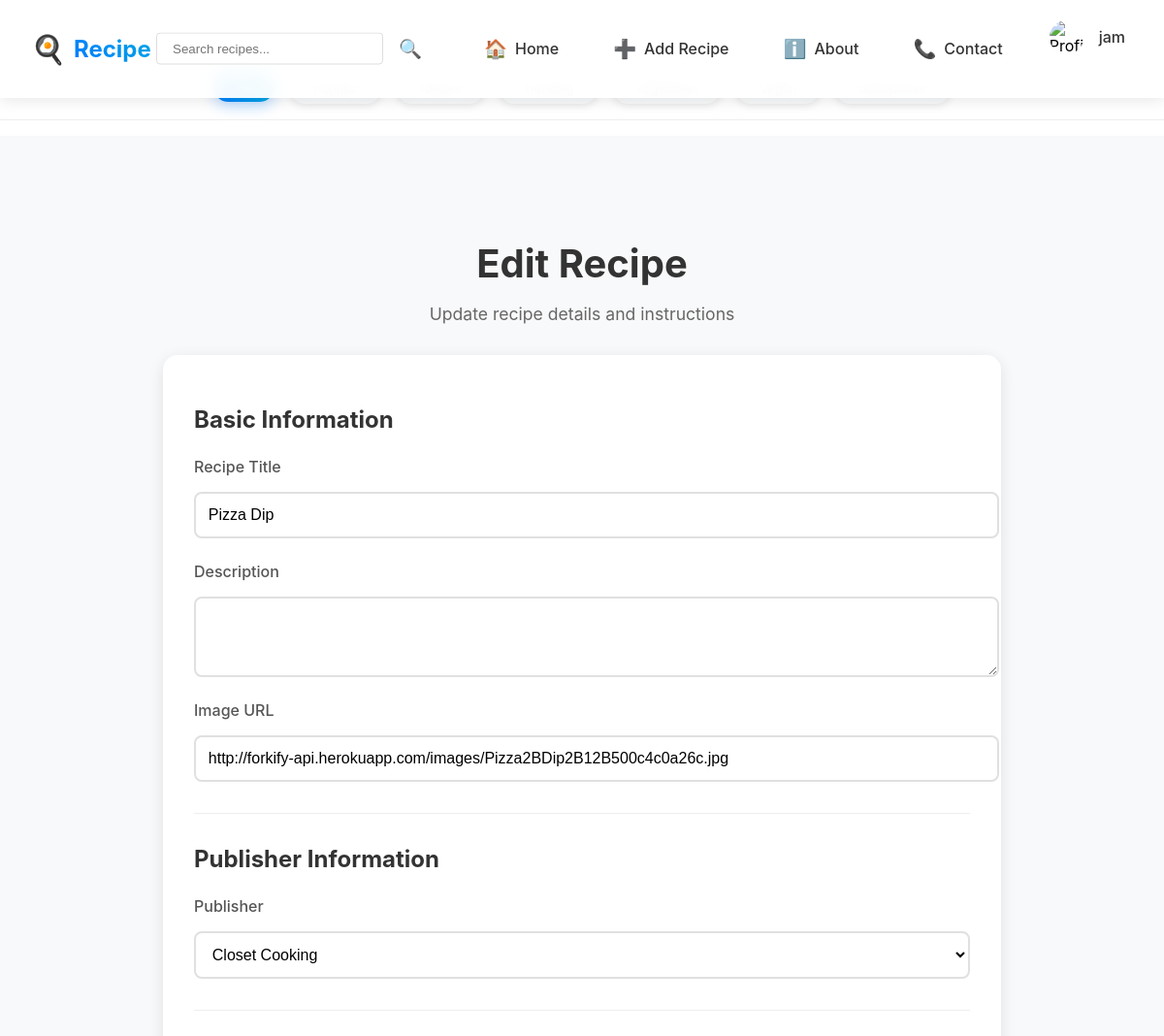
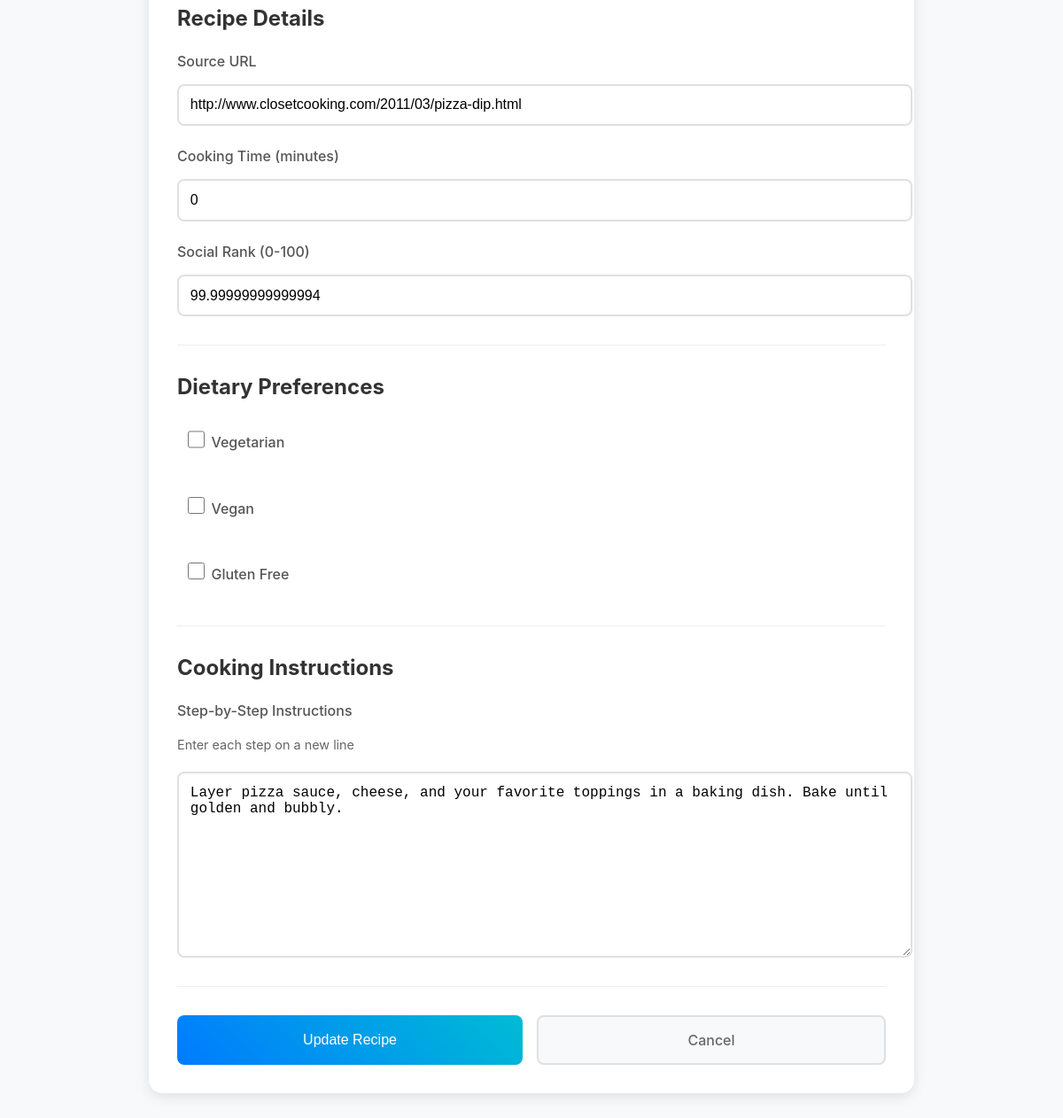
The app's page /recipe/3/edit/ (signed in) with its own data (2 pictures, top to bottom).
### app/models.py (models this page shows, shortened)
class User(AbstractUser):
    profile_picture = models.ImageField(upload_to='profile_pics/', null=True, blank=True)
    role = models.ForeignKey(Role, on_delete=models.CASCADE)
    objects = CustomUserManager()
    @property
    def profile_picture_url(self):
        if self.profile_picture and hasattr(self.profile_picture, 'url'):
            return self.profile_picture.url
        return '/static/assets/image.jpg'

class Recipe(models.Model):
    title = models.CharField(max_length=100)
    source_url = models.CharField(max_length=255)
    social_rank = models.FloatField()
    image_url = models.CharField(max_length=255)
    recipe_id = models.CharField(max_length=100)
    publisher = models.ForeignKey(Publisher, on_delete=models.CASCADE)
    created_by = models.ForeignKey(User, on_delete=models.CASCADE)
    created_at = models.DateTimeField(default=timezone.now)
    updated_at = models.DateTimeField(auto_now=True)
    is_vegetarian = models.BooleanField(default=False)
    is_vegan = models.BooleanField(default=False)
    is_gluten_free = models.BooleanField(default=False)
    cooking_time = models.IntegerField(default=0)
    description = models.TextField(blank=True)
    class Meta:
        ordering = ['-created_at']

class Publisher(models.Model):
    publisher_name = models.CharField(max_length=100)
    publisher_url = models.CharField(max_length=255)

class RecipeMethod(models.Model):
    recipe = models.ForeignKey(Recipe, on_delete=models.CASCADE, related_name='methods')
    step_number = models.IntegerField()
    instruction = models.TextField()
    class Meta:
        ordering = ['step_number']

### app/views.py (the view, shortened to what this page needs)
# urls.py: path('recipe/<int:recipe_id>/edit/', views.edit_recipe, name='edit_recipe'),
@login_required
@admin_required
def edit_recipe(request, recipe_id):
    recipe = get_object_or_404(Recipe, id=recipe_id)
    publishers = Publisher.objects.all()
    methods = recipe.methods.all().order_by('step_number')
    return render(request, 'edit-recipe.html', {
        'recipe': recipe,
        'publishers': publishers,
        'methods': methods
    })

### app/views.py (called while the page is built)
def admin_required(view_func):
    @wraps(view_func)
    def _wrapped_view(request, *args, **kwargs):
        if not request.user.is_authenticated or not request.user.role.role_name == 'admin':
            messages.error(request, 'You do not have permission to access this page.')
            return redirect('home')
        return view_func(request, *args, **kwargs)
    return _wrapped_view

### templates/edit-recipe.html (shortened to what this page needs)
{% extends 'base.html' %}
{% load static %}
{% block extra_css %}
<link rel="stylesheet" href="{% static 'css/index.css' %}">
<link rel="stylesheet" href="{% static 'css/common.css' %}">
<link rel="stylesheet" href="{% static 'css/App.css' %}">
<link rel="stylesheet" href="{% static 'css/components/NavBar.css' %}">
<link rel="stylesheet" href="{% static 'css/pages/AddRecipe.css' %}">
{% endblock %}
{% block content %}
<div class="edit-recipe-container">
    <div class="edit-recipe-header">
        <h1>Edit Recipe</h1>
        <p class="subtitle">Update recipe details and instructions</p>
    </div>
    <form method="post" class="edit-recipe-form">
        <div class="form-section">
            <h2>Basic Information</h2>
            <div class="form-group">
                <label for="title">Recipe Title</label>
                <input type="text" id="title" name="title" value="{{ recipe.title }}" required>
            </div>
            <div class="form-group">
                <label for="description">Description</label>
                <textarea id="description" name="description" rows="3" required>{{ recipe.description }}</textarea>
            </div>
            <div class="form-group">
                <label for="image_url">Image URL</label>
                <input type="url" id="image_url" name="image_url" value="{{ recipe.image_url }}" required>
            </div>
        </div>
        <div class="form-section">
            <h2>Publisher Information</h2>
            <div class="form-group">
                <label for="publisher">Publisher</label>
                <select id="publisher" name="publisher" required>
                    {% for pub in publishers %}
                    <option value="{{ pub.id }}" {% if pub.id == recipe.publisher.id %}selected{% endif %}>
                        {{ pub.publisher_name }}
                    </option>
                    {% endfor %}
                </select>
            </div>
        </div>
        <div class="form-section">
            <h2>Recipe Details</h2>
            <div class="form-group">
                <label for="source_url">Source URL</label>
                <input type="url" id="source_url" name="source_url" value="{{ recipe.source_url }}" required>
            </div>
            <div class="form-group">
                <label for="cooking_time">Cooking Time (minutes)</label>
                <input type="number" id="cooking_time" name="cooking_time" min="0" value="{{ recipe.cooking_time }}" required>
            </div>
            <div class="form-group">
                <label for="social_rank">Social Rank (0-100)</label>
                <input type="number" id="social_rank" name="social_rank" min="0" max="100" step="0.1" value="{{ recipe.social_rank }}" required>
            </div>
        </div>
        <div class="form-section">
            <h2>Dietary Preferences</h2>
            <div class="form-group checkbox-group">
                <label class="checkbox-label">
                    <input type="checkbox" name="is_vegetarian" id="is_vegetarian" {% if recipe.is_vegetarian %}checked{% endif %}>
                    Vegetarian
                </label>
                <label class="checkbox-label">
                    <input type="checkbox" name="is_vegan" id="is_vegan" {% if recipe.is_vegan %}checked{% endif %}>
                    Vegan
                </label>
                <label class="checkbox-label">
                    <input type="checkbox" name="is_gluten_free" id="is_gluten_free" {% if recipe.is_gluten_free %}checked{% endif %}>
                    Gluten Free
                </label>
            </div>
        </div>
        <div class="form-section">
            <h2>Cooking Instructions</h2>
            <div class="form-group">
                <label for="recipe_methods">Step-by-Step Instructions</label>
                <p class="help-text">Enter each step on a new line</p>
                <textarea id="recipe_methods" name="recipe_methods" rows="10" required>{% for method in methods %}{{ method.instruction }}
{% endfor %}</textarea>
            </div>
        </div>
        <div class="form-actions">
            <button type="submit" class="submit-button">Update Recipe</button>
            <a href="{% url 'recipe_detail' recipe.id %}" class="cancel-button">Cancel</a>
        </div>
    </form>
</div>
{% endblock %}

### templates/base.html (shortened to what this page needs)
<!DOCTYPE html>
<html lang="en">
<head>
    {% load static %}
    <link rel="stylesheet" href="{% static 'css/index.css' %}">
    <link rel="stylesheet" href="{% static 'css/common.css' %}">
    <link rel="stylesheet" href="{% static 'css/App.css' %}">
    <link rel="stylesheet" href="{% static 'css/components/NavBar.css' %}">
    <link rel="stylesheet" href="{% static 'css/pages/AddRecipe.css' %}">
    <link rel="stylesheet" href="{% static 'css/pages/Login.css' %}">
    <link rel="stylesheet" href="{% static 'css/pages/Profile.css' %}">
    <link rel="stylesheet" href="{% static 'css/pages/RecipeDetail.css' %}">
    {% block extra_css %}{% endblock %}
</head>
<body>
    <nav class="navbar">
        <div class="nav-brand">
            <a href="{% url 'home' %}">
                <span class="brand-icon">🍳</span>
                <span class="brand-text">Recipe Hub</span>
            </a>
        </div>
        <div class="nav-links">
            <div class="search-container">
                <form action="{% url 'home' %}" method="get" class="search-form">
                    <input type="text" name="search" placeholder="Search recipes..." class="nav-search-input" value="{{ request.GET.search }}">
                    <button type="submit" class="search-toggle">
                        <span class="nav-icon">🔍</span>
                    </button>
                </form>
            </div>
            <a href="{% url 'home' %}" class="nav-link">
                <span class="nav-icon">🏠</span>
                <span>Home</span>
            </a>
            {% if user.is_authenticated %}
            <a href="{% url 'add_recipe' %}" class="nav-link">
                <span class="nav-icon">➕</span>
                <span>Add Recipe</span>
            </a>
            {% endif %}
            <a href="{% url 'about' %}" class="nav-link">
                <span class="nav-icon">ℹ️</span>
                <span>About</span>
            </a>
            <a href="{% url 'contact' %}" class="nav-link">
                <span class="nav-icon">📞</span>
                <span>Contact</span>
            </a>
            {% if user.is_authenticated %}
                <div class="user-profile">
                    <img src="{{ user.profile_picture_url }}" alt="Profile" class="profile-picture">
                    <span class="username">{{ user.first_name|default:user.username }}</span>
                </div>
            {% else %}
                <a href="{% url 'login' %}" class="login-button">
                    <span class="nav-icon">👤</span>
                    Login
                </a>
            {% endif %}
        </div>
    </nav>
    {% block filters %}
    <div class="filter-tags">
        <button class="filter-tag {% if not request.GET.filter %}active{% endif %}" data-filter="all">All</button>
        <button class="filter-tag {% if request.GET.filter == 'popular' %}active{% endif %}" data-filter="popular">Popular</button>
        <button class="filter-tag {% if request.GET.filter == 'recent' %}active{% endif %}" data-filter="recent">Recent</button>
        <button class="filter-tag {% if request.GET.filter == 'trending' %}active{% endif %}" data-filter="trending">Trending</button>
        <button class="filter-tag {% if request.GET.filter == 'vegetarian' %}active{% endif %}" data-filter="vegetarian">Vegetarian</button>
        <button class="filter-tag {% if request.GET.filter == 'vegan' %}active{% endif %}" data-filter="vegan">Vegan</button>
        <button class="filter-tag {% if request.GET.filter == 'gluten-free' %}active{% endif %}" data-filter="gluten-free">Gluten Free</button>
    </div>
    {% endblock %}
    {% block content %}{% endblock %}
</body>
</html>

### static/css/index.css (style rules this page uses)
body { margin: 0; font-family: -apple-system, BlinkMacSystemFont, 'Segoe UI', 'Roboto', 'Oxygen', 'Ubuntu', 'Cantarell', 'Fira Sans', 'Droid Sans', 'Helvetica Neue', sans-serif; -webkit-font-smoothing: antialiased; -moz-osx-font-smoothing: grayscale; }

### static/css/App.css (style rules this page uses)
.user-profile { display: flex; justify-content: space-between; align-items: center; margin-bottom: 1.5rem; }
.profile-picture { width: 50px; height: 50px; border-radius: 50%; object-fit: cover; }
.navbar { background: rgba(255, 255, 255, 0.95); backdrop-filter: blur(10px); padding: 0.8rem 2rem; display: flex; justify-content: space-between; align-items: center; position: fixed; top: 0; left: 0; right: 0; z-index: 1000; box-shadow: 0 2px 15px rgba(0,0,0,0.1); }
.nav-brand a { display: flex; align-items: center; gap: 0.5rem; text-decoration: none; }
.brand-icon { font-size: 1.8rem; }
.brand-text { font-size: 1.5rem; font-weight: 700; background: linear-gradient(45deg, #007bff, #00bcd4); -webkit-background-clip: text; -webkit-text-fill-color: transparent; }
.nav-link { display: flex; align-items: center; gap: 0.5rem; padding: 0.5rem 1rem; border-radius: 8px; transition: all 0.3s ease; }
.nav-icon { font-size: 1.2rem; }
.nav-links { display: flex; align-items: center; gap: 2rem; }
.nav-links a { color: #333; text-decoration: none; font-weight: 500; transition: color 0.2s; }
.search-container { position: relative; display: flex; align-items: center; }
.search-toggle { background: none; border: none; font-size: 1.2rem; cursor: pointer; padding: 0.5rem; transition: opacity 0.2s; }
.nav-search-input { position: absolute; right: 100%; top: 50%; transform: translateY(-50%); width: 0; padding: 0.5rem; border: 1px solid #ddd; border-radius: 4px; margin-right: 0.5rem; animation: slideIn 0.3s forwards; }
.nav-links { display: flex; align-items: center; gap: 1.5rem; }
.search-toggle { background: none; border: none; font-size: 1.2rem; cursor: pointer; padding: 0.5rem; transition: all 0.3s ease; }
.nav-search-input { padding: 0.8rem 1.2rem; border: 2px solid #e0e0e0; border-radius: 25px; width: 250px; transition: all 0.3s ease; background: white; }
.filter-tags { display: flex; gap: 1rem; flex-wrap: wrap; justify-content: center; }
.filter-tag { padding: 0.5rem 1.5rem; border-radius: 25px; background: #f8f9fa; cursor: pointer; transition: all 0.3s ease; }
.filter-tag:hover, .filter-tag.active { background: linear-gradient(45deg, #007bff, #00bcd4); color: white; transform: translateY(-2px); }
.filter-tags { display: flex; gap: 1rem; justify-content: center; flex-wrap: wrap; margin-bottom: 1rem; }
.filter-tag { padding: 0.8rem 1.5rem; border-radius: 25px; background: white; cursor: pointer; transition: all 0.3s ease; box-shadow: 0 2px 8px rgba(0,0,0,0.1); font-weight: 500; }
.filter-tag.active { background: linear-gradient(45deg, #007bff, #00bcd4); color: white; transform: translateY(-2px); box-shadow: 0 4px 15px rgba(0,123,255,0.3); }

### static/css/pages/AddRecipe.css (style rules this page uses)
.form-section { margin-bottom: 2rem; padding-bottom: 2rem; border-bottom: 1px solid #eee; }
.form-section h2 { color: #333; font-size: 1.5rem; margin-bottom: 1.5rem; }
.form-group { margin-bottom: 1.5rem; }
.form-group:last-child { margin-bottom: 0; }
.form-group label { display: block; color: #555; margin-bottom: 0.5rem; font-weight: 500; }
.form-group input, .form-group textarea { width: 100%; padding: 0.8rem; border: 2px solid #e0e0e0; border-radius: 8px; font-size: 1rem; transition: all 0.3s ease; }
.help-text { color: #666; font-size: 0.9rem; margin-top: 0.25rem; }
.form-actions { display: flex; gap: 1rem; margin-top: 2rem; }
.submit-button, .cancel-button { padding: 1rem 2rem; border-radius: 8px; font-size: 1rem; font-weight: 500; cursor: pointer; transition: all 0.3s ease; flex: 1; text-align: center; text-decoration: none; }
.submit-button { background: linear-gradient(45deg, #007bff, #00bcd4); color: white; border: none; }
.cancel-button { background: #f8f9fa; color: #666; border: 2px solid #e0e0e0; }
.checkbox-group { display: flex; flex-wrap: wrap; gap: 1.5rem; margin-top: 0.5rem; }
.checkbox-label { display: flex; align-items: center; gap: 0.5rem; cursor: pointer; padding: 0.5rem; border-radius: 8px; transition: all 0.3s ease; }
.checkbox-label input[type="checkbox"] { width: 1.2rem; height: 1.2rem; border: 2px solid #e0e0e0; border-radius: 4px; cursor: pointer; transition: all 0.3s ease; }

### records on screen
User: first_name "jam"
Recipe: title "Pizza Dip", image_url "http://forkify-api.herokuapp.com/images/Pizza2BDip2B12B500c4c0a26c.jpg", publisher "Closet Cooking", source_url "http://www.closetcooking.com/2011/03/pizza-dip.html", cooking_time "0", social_rank "99.99999999999994"
RecipeMethod: recipe_methods "Layer pizza sauce, cheese, and your favorite toppings in a baking dish. Bake until golden and bubbly."
